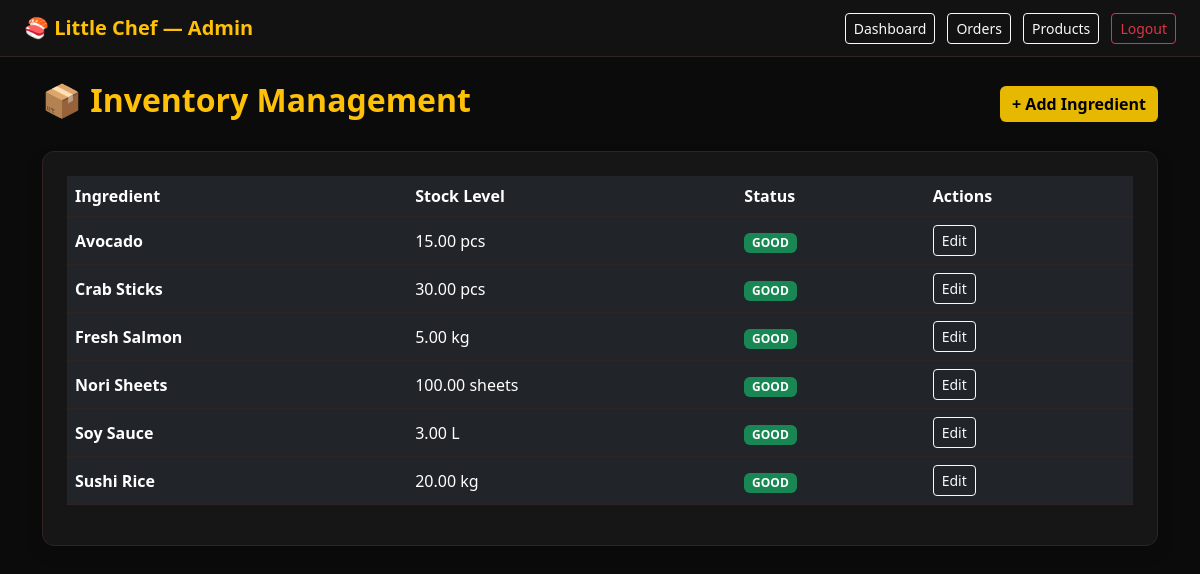
The page /admin/inventory.php (signed in) on the database its author committed.
### tables this page shows
CREATE TABLE inventory (
    ingredient_id INT PRIMARY KEY AUTO_INCREMENT,
    ingredient_name VARCHAR(100) NOT NULL,
    quantity_in_stock DECIMAL(10,2) NOT NULL DEFAULT 0,
    unit VARCHAR(20) NOT NULL,
    low_stock_threshold DECIMAL(10,2) NOT NULL DEFAULT 10
);

### admin/inventory.php (the view, shortened to what this page needs)
<?php
require_once __DIR__ . '/../config/db_connect.php';
$stmt = $pdo->query("SELECT * FROM inventory ORDER BY ingredient_name ASC");
$inventory = $stmt->fetchAll(PDO::FETCH_ASSOC);
?>
<!DOCTYPE html>
<html lang="en">
<head>
    <link href="https://cdn.jsdelivr.net/npm/bootstrap@5.3.0/dist/css/bootstrap.min.css" rel="stylesheet">
</head>
<body>
<nav class="navbar navbar-dark px-4 mb-4">
    <a href="dashboard.php" class="navbar-brand fw-bold text-warning">🍣 Little Chef — Admin</a>
    <div>
        <a href="dashboard.php" class="btn btn-outline-light btn-sm me-2">Dashboard</a>
        <a href="orders.php" class="btn btn-outline-light btn-sm me-2">Orders</a>
        <a href="products.php" class="btn btn-outline-light btn-sm me-2">Products</a>
        <a href="logout.php" class="btn btn-outline-danger btn-sm">Logout</a>
    </div>
</nav>
<div class="container my-4">
    <div class="d-flex justify-content-between align-items-center mb-4">
        <h2 class="text-warning fw-bold">📦 Inventory Management</h2>
        <a href="inventory_add.php" class="btn btn-warning fw-bold">+ Add Ingredient</a>
    </div>
    <div class="card p-4 shadow">
        <div class="table-responsive">
            <table class="table table-dark table-hover align-middle">
                <thead>
                    <tr>
                        <th>Ingredient</th>
                        <th>Stock Level</th>
                        <th>Status</th>
                        <th>Actions</th>
                    </tr>
                </thead>
                <tbody>
                    <?php if (empty($inventory)): ?>
                    <tr><td colspan="4" class="text-center text-muted py-4">No inventory items found. Click "+ Add Ingredient".</td></tr>
                    <?php else: foreach ($inventory as $inv):
                        $qty = $inv['quantity_in_stock'];
                        $statusText = 'GOOD';
                        $badgeClass = 'bg-success';
                    ?>
                    <tr>
                        <td class="fw-bold"><?= htmlspecialchars($inv['ingredient_name']) ?></td>
                        <td><?= $qty ?> <?= htmlspecialchars($inv['unit'] ?? 'pcs') ?></td>
                        <td><span class="badge <?= $badgeClass ?>"><?= $statusText ?></span></td>
                        <td>
                            <a href="inventory_edit.php?id=<?= $inv['ingredient_id'] ?>" class="btn btn-sm btn-outline-light">Edit</a>
                        </td>
                    </tr>
                    <?php endforeach; endif; ?>
                </tbody>
            </table>
        </div>
    </div>
</div>
</body>
</html>

### admin/inventory.php (style rules this page uses)
body { background: #0b0b0b; color: #f8f9fa; font-family: 'Segoe UI', Tahoma, Geneva, Verdana, sans-serif; }
.card { background-color: #161616; border: 1px solid #332222; color: #fff; border-radius: 0.75rem; }
.navbar { background-color: #121212 !important; border-bottom: 1px solid #332222; }
.table { color: #f8f9fa; background-color: #161616; }
.table-dark { background-color: #121212; border-color: #332222; }
.btn-warning { background-color: #e6b800; border: none; }

### rows shown on the page
inventory: ingredient_name "Avocado", quantity_in_stock "15.00", unit "pcs", statusText "GOOD"
inventory: ingredient_name "Crab Sticks", quantity_in_stock "30.00", unit "pcs", statusText "GOOD"
inventory: ingredient_name "Fresh Salmon", quantity_in_stock "5.00", unit "kg", statusText "GOOD"
inventory: ingredient_name "Nori Sheets", quantity_in_stock "100.00", unit "sheets", statusText "GOOD"
inventory: ingredient_name "Soy Sauce", quantity_in_stock "3.00", unit "L", statusText "GOOD"
inventory: ingredient_name "Sushi Rice", quantity_in_stock "20.00", unit "kg", statusText "GOOD"
